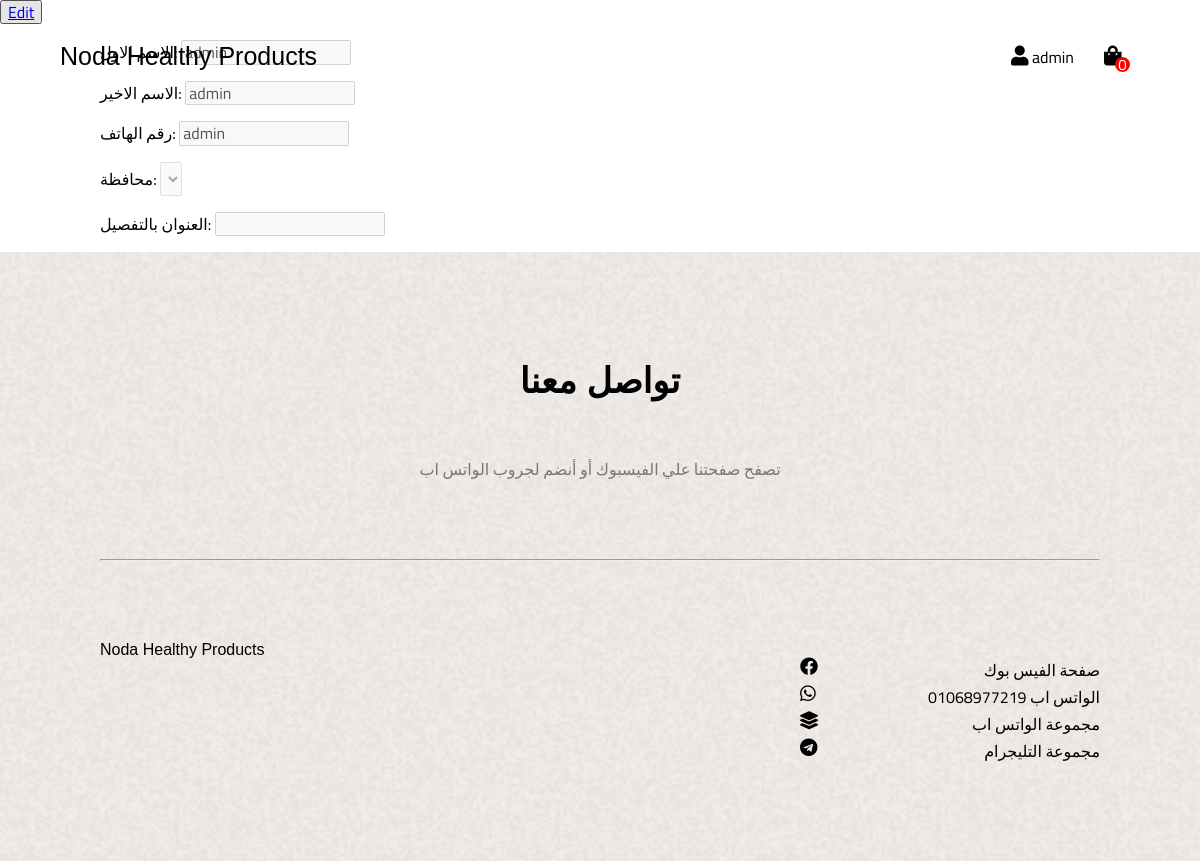
/profile/ (signed in), run on an earlier commit of the app's database.
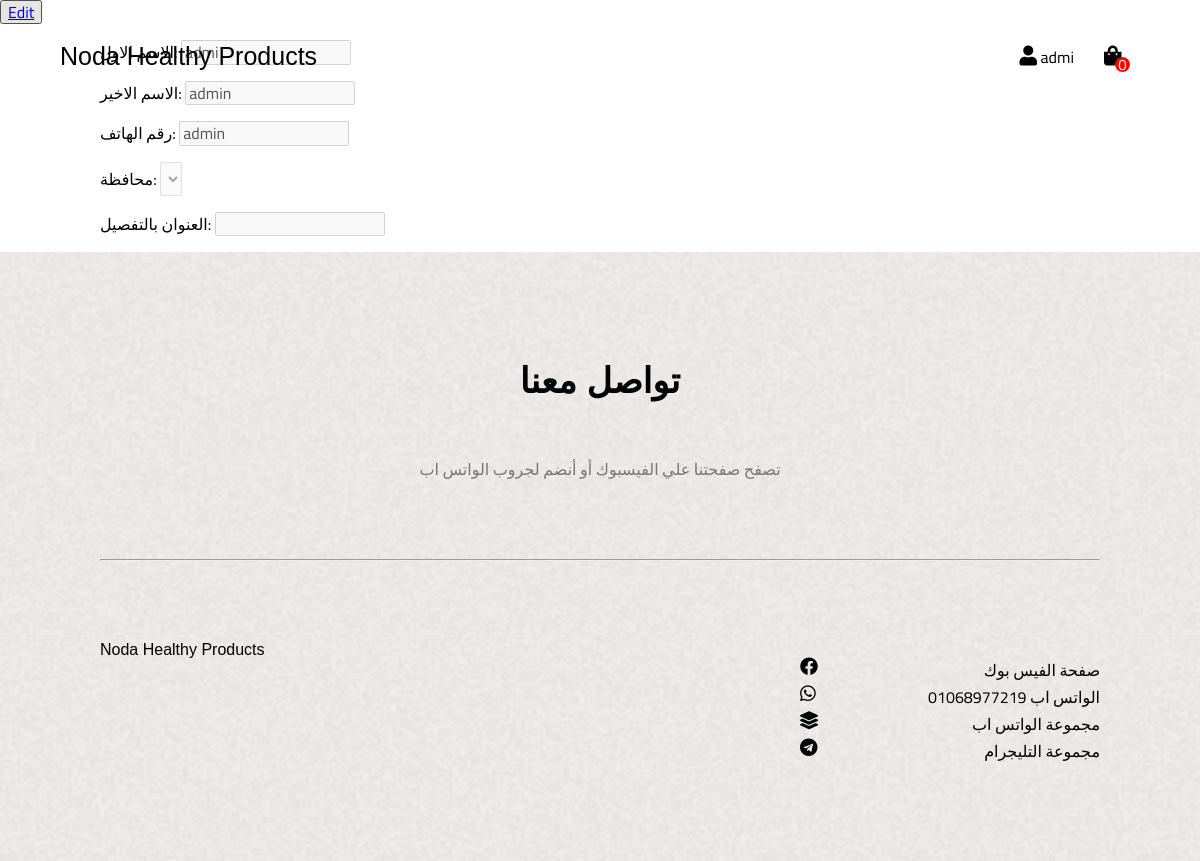
And on a later commit of the database.
### User/models.py (models this page shows, shortened)
class User(AbstractBaseUser, PermissionsMixin):
    first_name = models.CharField(max_length=255)
    last_name = models.CharField(max_length=255)
    mobile = models.CharField(unique=True, max_length=50)
    address = models.CharField(max_length=255)
    city = models.ForeignKey(City, on_delete=models.CASCADE, blank=True, null=True)
    products_in_cart = models.IntegerField(default=0)
    price_in_cart = models.FloatField(default=0)
    is_staff = models.BooleanField(default=True)
    is_active = models.BooleanField(default=True)
    is_superuser = models.BooleanField(default=False)
    is_verified = models.BooleanField(default=False)
    objects = UserManager()
    USERNAME_FIELD = 'mobile'
    REQUIRED_FIELDS = ['first_name', 'last_name']
    class Meta:
        verbose_name = 'User'
        verbose_name_plural = 'Users'

### store/views.py (the view)
# urls.py: path('profile/', views.profile, name='profile'),
def profile(request):
    return render(request, 'profile.html',{"noedit": True, "city": request.user.city })

### templates/profile.html (shortened to what this page needs)
{% extends 'base.html' %}
{% load static %}
{% block content %}
<form method="POST" action="/changeProfile/">
    <button><a href="{% url 'editProfile' %}">Edit</a></button>
    <div class="container">
        <p>
            <label for="">
            الاسم الاول:
            </label>
            <input name="first_name" {% if noedit %} disabled {% endif %} type="text" value="{{ user.first_name }}">
        </p>
        <p>
            <label for="">
            الاسم الاخير:
            </label>
            <input name="last_name" {% if noedit %} disabled {% endif %} type="text" value="{{ user.last_name}}">
        </p>
        <p>
            <label for="">
            رقم الهاتف:
            </label>
            <input name="mobile" {% if noedit %} disabled {% endif %} type="text" value="{{ user.mobile }}">
        </p>
        <p>
            <label for="">
            محافظة:
            </label>
            <select name="city" {% if noedit %} disabled {% endif %} id="country" name="country">
                {% if noedit %}
                    <option selected value="{{ city.id }}">{{city.name}}</option>
                {% endif %}
                <!-- <option selected="selected">القاهرة</option>
                <option>الغربية</option>
                <option>الإسكندرية</option>
                <option>الإسماعيلية</option>
                <option>كفر الشيخ</option>
                <option>أسوان</option>
                <option>أسيوط</option>
                <option>الأقصر</option>
                <option>الوادي الجديد</option>
                <option>شمال سيناء</option>
                <option>البحيرة</option>
                <option>بني سويف</option>
                <option>بورسعيد</option>
                <option>البحر الأحمر</option>
                <option>الجيزة</option>
                <option>الدقهلية</option>
                <option>جنوب سيناء</option>
                <option>دمياط</option>
                <option>سوهاج</option>
                <option>السويس</option>
                <option>الشرقية</option>
                <option>الغربية</option>
                <option>الفيوم</option>
                <option>القليوبية</option>
                <option>قنا</option>
                <option>مطروح</option>
                <option>المنوفية</option>
                <option>المنيا</option> -->
            </select>
        </p>
        <p>
            <label for="">
                العنوان بالتفصيل:
            </label>
            <input name="address" {% if noedit %} disabled {% endif %} type="text" value="{{ user.address }}">
        </p>
    </div>
</form>
{% endblock %}

### templates/base.html (shortened to what this page needs)
{% load static %}
<!DOCTYPE html>
<html lang="en">
  <head>
    <link rel="stylesheet" href="{% static 'icons/css/all.min.css'%}" />
    <link rel="stylesheet" href="{% static 'css/normalize.css'%}" />
    <link rel="stylesheet" href="{% static 'css/style.css'%}" />
    <link rel="stylesheet" href="{% static 'css/menu.css'%}" />
    <link rel="stylesheet" href="{% static 'css/side-img.css'%}" />
    <link rel="stylesheet" href="{% static 'css/landing-page.css'%}" />
    <link rel="stylesheet" href="{% static 'css/about.css'%}" />
    <link rel="stylesheet" href="{% static 'css/testimonials.css'%}" />
    <link rel="stylesheet" href="{% static 'css/faq.css'%}" />
    <link rel="stylesheet" href="{% static 'css/testimonials2.css'%}" />
    <link rel="stylesheet" href="{% static 'css/contact.css'%}" />
    <link rel="stylesheet" href="{% static 'css/framework.css'%}" />
    <link rel="stylesheet" href="{% static 'css/login.css'%}" />
    <link rel="stylesheet" href="{% static 'css/signup.css'%}" />
    <link rel="stylesheet" href="{% static 'css/product.css'%}" />
    <link rel="stylesheet" href="{% static 'css/cart.css'%}" />
  </head>
  <body>
    <nav>
        <div class="logo">
          <a href="/">
            Noda Healthy Products
          </a>
        </div>
        <ul>
          <li>
            <i class="fa fa-user"></i>
            <a href="/profile">{{ user.first_name }}</a>
          </li>
          <li>
            <a href="/cart" class="cart-link">
              <i class="fa fa-shopping-bag"></i>
              <span class="cart-items-no">{{ user.products_in_cart }}</span>
            </a>
          </li>
        </ul>
    </nav>
    <main>
        {% block content %}
        {% endblock %}
    </main>
    <div class="contact">
      <div class="container">
        <h2>تواصل معنا</h2>
        <p>تصفح صفحتنا علي الفيسبوك أو أنضم لجروب الواتس اب</p>
        <hr />
        <footer>
          <div class="logo">Noda Healthy Products</div>
          <ul>
            <li>
              <a
                target="_blank"
                href="https://www.facebook.com/groups/1544081465733863/"
              >
                <label>صفحة الفيس بوك</label>
                <i class="fab fa-facebook"></i>
              </a>
            </li>
            <li>
              <a>
                <label>الواتس اب 01068977219</label>
                <i class="fab fa-whatsapp"></i>
              </a>
            </li>
            <li>
              <a
                target="_blank"
                href="https://chat.whatsapp.com/JFMbo2s9Hi63xrJxxHo6tD"
              >
                <label>مجموعة الواتس اب</label>
                <i class="fa fa-layer-group"></i>
              </a>
            </li>
            <li>
              <a target="_blank" href="https://t.me/+Q6Xk0FG2idg0NzZk">
                <label>مجموعة التليجرام</label>
                <i class="fab fa-telegram"></i>
              </a>
            </li>
          </ul>
        </footer>
      </div>
    </div>
  </body>
</html>

What changed in the data, as far as the page shows it:
changed User "admin": first_name "admin" → "admi"
